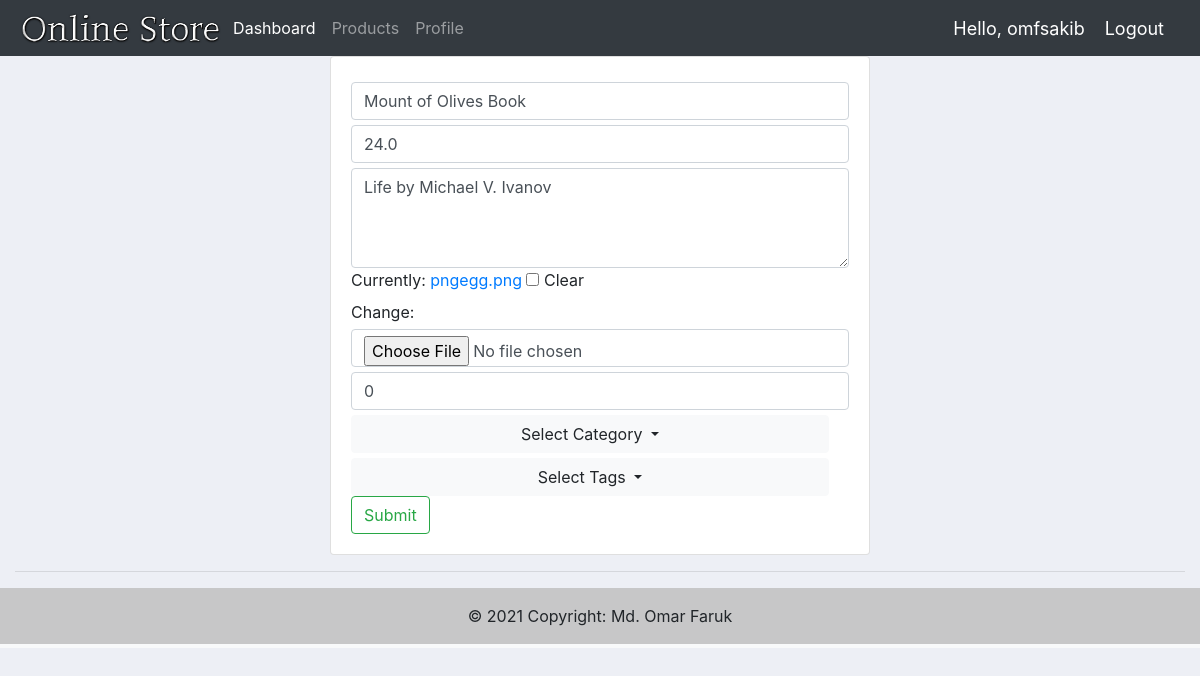
The app's page /products/setting/2/ (signed in) with its own data.
### accounts/models.py (models this page shows, shortened)
class Product(models.Model):
    shopowner = models.ForeignKey(ShopOwner, null=True, on_delete= models.SET_NULL)
    name = models.CharField(max_length=200, null=True)
    price = models.FloatField(null=True)
    category = models.ManyToManyField(Category)
    description = models.CharField(max_length=200, null=True,blank=True)
    date_created = models.DateTimeField(auto_now_add=True, null=True)
    tags = models.ManyToManyField(Tag)
    digital = models.BooleanField(default=False, null=True, blank=False)
    img = models.ImageField(default="product-pic.jpg",null = True,blank = True)
    stock = models.IntegerField(default=0, null = True,blank = True)
    discount = models.IntegerField(default=0, null = True,blank = True)
    discount_amount = models.FloatField(default=0, null = True,blank = True)
    rate = models.FloatField(default=0, null = True,blank = True)

### accounts/decorators.py (the view)
        def wrapper_func(request, *args, **kwargs):
            group = None
            if request.user.groups.exists():
                group = request.user.groups.all()[0].name
            if group in allowed_roles:
                return view_func(request, *args, **kwargs)
            else:
                return HttpResponse('You are not authorized to this page')

### accounts/forms.py
class ProductForm(ModelForm):
    name = forms.CharField(label='Product Name',widget=forms.TextInput(attrs={'placeholder': 'Product Name'}))
    price = forms.FloatField(label='Price',widget=forms.TextInput(attrs={'placeholder': 'Price'}))
    description = forms.CharField(max_length=50,label='Description',widget=forms.Textarea(attrs={'placeholder': 'Max 50 words'}))
    tags = forms.ModelMultipleChoiceField(
            queryset=Tag.objects.all(),
            widget=forms.CheckboxSelectMultiple,
            required=True)
    category = forms.ModelMultipleChoiceField(
            queryset=Category.objects.all(),
            widget=forms.CheckboxSelectMultiple,
            required=True)
    class Meta:
        model = Product
        fields = '__all__'

### accounts/models.py (called while the page is built)
    def __str__(self):
        return self.name

    def __str__(self):
        return self.name

### accounts/views.py (called while the page is built, shortened)
@login_required(login_url='login')
@allowed_users(allowed_roles=['shopowner'])
def productSetting(request,pk):
    shopowner = request.user.shopowner
    product = Product.objects.get(id=pk)
    form = ProductForm(instance=product)
    context = {'product':product,'form':form}
    return render(request,'accounts/productsetting.html',context)

### accounts/templates/accounts/productsetting.html (shortened to what this page needs)
{% extends 'accounts/main.html' %}
{% load static %}
{% load widget_tweaks %}
{% block content %}
<div class="container">
    <div class="row">
        <div class="col-md-3"></div>
        <div class="col-md-6">
            <div class="card card-body">
                <form method="POST" action="{% url 'product_setting' product.id %}" enctype='multipart/form-data'>
                    {{form.name|add_class:'form-control'}}
                    {{form.price|add_class:'form-control'}}
                    {{form.description|add_class:'form-control'}}
                    {{form.img|add_class:'form-control'}}
                    {{form.discount|add_class:'form-control'}}
                    <div class="dropdown filter-form">
                        <button style="width: 100%;" class="btn btn-light dropdown-toggle" type="button" id="dropdownMenuButton" data-toggle="dropdown" aria-haspopup="true" aria-expanded="false">
                          Select Category
                        </button>
                      </div>
                      <div class="dropdown filter-form">
                          <button style="width: 100%;" class="btn btn-light dropdown-toggle" type="button" id="dropdownMenuButton" data-toggle="dropdown" aria-haspopup="true" aria-expanded="false">
                            Select Tags
                          </button>
                        </div>
                        <button type="submit" class="btn btn-outline-success">Submit</button>
                </form>
            </div>
        </div>
        <div class="col-md-3"></div>
    </div>
</div>
{% endblock %}

### accounts/templates/accounts/navbar.html (shortened to what this page needs)
{% load static %}
<nav class="navbar navbar-expand-lg navbar-dark bg-dark">
    <img src="{% static 'images/logo.png'%}" alt="" height="40px">
    <div class="collapse navbar-collapse" id="navbarNav">
      <ul class="navbar-nav">
        {% if request.user.is_staff %}
        <li class="nav-item active">
          <a class="nav-link" href="{% url 'home' %}">Dashboard</a>
        </li>
        <li class="nav-item">
          <a class="nav-link" href="{% url 'products' %}">Products</a>
        </li>
        <li class="nav-item">
          <a class="nav-link" href="{% url 'account' %}">Profile</a>
        </li>
        {% endif %}
      </ul>
    </div>
    <span class="hello-msg">Hello, {{request.user}}</span>
    <span ><a class="hello-msg" href="{% url 'logout' %}">Logout</a></span>
  </nav>

### static/css/main.css (style rules this page uses)
body { background-color: #edeff5; }

### accounts/templates/accounts/navbar.html (style rules this page uses)
.hello-msg { font-size:18px; color:#fff; margin-right: 20px; }

### accounts/templates/accounts/productsetting.html (style rules this page uses)
.dropdown { display: inline-block; margin-right: 20px; }
.card input,textarea { margin-top: 5px; }
.card textarea { height: 100px; }
.card .dropdown { display: block; margin-top: 5px; }

### records on screen
Product: name "Mount of Olives Book", price "24.0", description "Life by Michael V. Ivanov", discount "0"

### other values on screen
{{ request.user }} "omfsakib"
